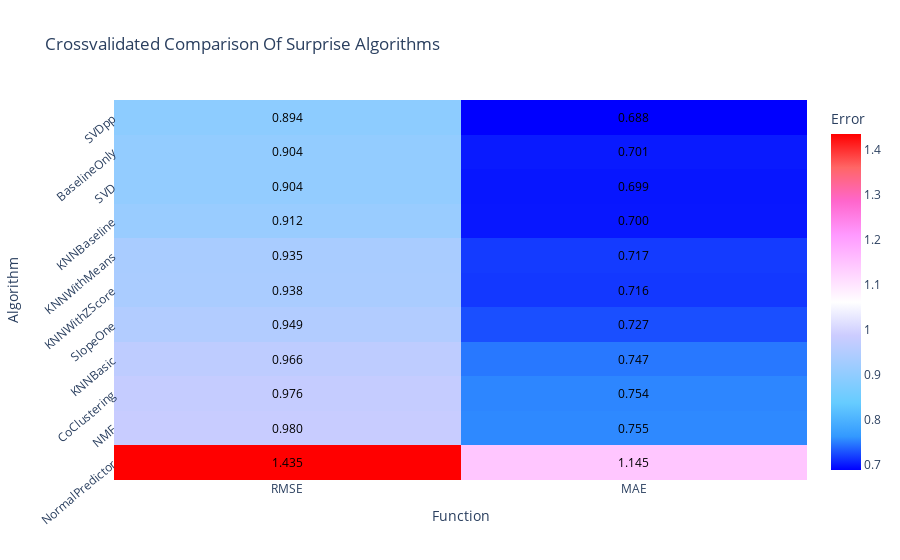

This figure's notebook cell:
### Code cell
# To create interactive plots
from plotly.offline import init_notebook_mode, plot, iplot
import plotly.graph_objs as go


# Store results
surprise_results = pd.DataFrame(benchmark).set_index('Algorithm').sort_values('test_rmse', ascending=False)

# Get data
data = surprise_results[['test_rmse', 'test_mae']]
grid = data.values

# Create axis labels
x_axis = [label.split('_')[1].upper() for label in data.columns.tolist()]
y_axis = data.index.tolist()

x_label = 'Function'
y_label = 'Algorithm'


# Get annotations and hovertext
hovertexts = []
annotations = []
for i, y_value in enumerate(y_axis):
    row = []
    for j, x_value in enumerate(x_axis):
        annotation = grid[i, j]
        row.append('Error: {:.3f}<br>{}: {}<br>{}: {}<br>Fit Time: {:.3f}s<br>Test Time: {:.3f}s'.format(annotation,
                                                                                                         y_label,
                                                                                                         y_value ,
                                                                                                         x_label,
                                                                                                         x_value,
                                                                                                         surprise_results.loc[y_value]['fit_time'],
                                                                                                         surprise_results.loc[y_value]['test_time']))
        annotations.append(dict(x=x_value, y=y_value, text='{:.3f}'.format(annotation), ax=0, ay=0, font=dict(color='#000000')))
    hovertexts.append(row)

# Create trace
trace = go.Heatmap(x = x_axis,
                   y = y_axis,
                   z = data.values,
                   text = hovertexts,
                   hoverinfo = 'text',
                   colorscale = 'Picnic',
                   colorbar = dict(title = 'Error'))

# Create layout
layout = go.Layout(title = 'Crossvalidated Comparison Of Surprise Algorithms',
                   xaxis = dict(title = x_label),
                   yaxis = dict(title = y_label,
                                tickangle = -40),
                   annotations = annotations)

# Create plot
fig = go.Figure(data=[trace], layout=layout)
iplot(fig)

### Figure 1 — Plotly figure (JSON) as saved in the notebook; plotly's stock layout.template omitted (floating-point values rounded to 4 significant figures)
{"data": [{"colorbar": {"title": {"text": "Error"}}, "colorscale": [[0, "rgb(0,0,255)"], [0.1, "rgb(51,153,255)"], [0.2, "rgb(102,204,255)"], [0.3, "rgb(153,204,255)"], [0.4, "rgb(204,204,255)"], [0.5, "rgb(255,255,255)"], [0.6, "rgb(255,204,255)"], [0.7, "rgb(255,153,255)"], [0.8, "rgb(255,102,204)"], [0.9, "rgb(255,102,102)"], [1, "rgb(255,0,0)"]], "hoverinfo": "text", "text": [["Error: 1.435<br>Algorithm: NormalPredictor<br>Function: RMSE<br>Fit Time: 0.024s<br>Test Time: 0.022s", "Error: 1.145<br>Algorithm: NormalPredictor<br>Function: MAE<br>Fit Time: 0.024s<br>Test Time: 0.022s"], ["Error: 0.980<br>Algorithm: NMF<br>Function: RMSE<br>Fit Time: 0.437s<br>Test Time: 0.093s", "Error: 0.755<br>Algorithm: NMF<br>Function: MAE<br>Fit Time: 0.437s<br>Test Time: 0.093s"], ["Error: 0.976<br>Algorithm: CoClustering<br>Function: RMSE<br>Fit Time: 0.489s<br>Test Time: 0.076s", "Error: 0.754<br>Algorithm: CoClustering<br>Function: MAE<br>Fit Time: 0.489s<br>Test Time: 0.076s"], ["Error: 0.966<br>Algorithm: KNNBasic<br>Function: RMSE<br>Fit Time: 0.033s<br>Test Time: 0.321s", "Error: 0.747<br>Algorithm: KNNBasic<br>Function: MAE<br>Fit Time: 0.033s<br>Test Time: 0.321s"], ["Error: 0.949<br>Algorithm: SlopeOne<br>Function: RMSE<br>Fit Time: 0.073s<br>Test Time: 0.194s", "Error: 0.727<br>Algorithm: SlopeOne<br>Function: MAE<br>Fit Time: 0.073s<br>Test Time: 0.194s"], ["Error: 0.938<br>Algorithm: KNNWithZScore<br>Function: RMSE<br>Fit Time: 0.068s<br>Test Time: 0.306s", "Error: 0.716<br>Algorithm: KNNWithZScore<br>Function: MAE<br>Fit Time: 0.068s<br>Test Time: 0.306s"], ["Error: 0.935<br>Algorithm: KNNWithMeans<br>Function: RMSE<br>Fit Time: 0.038s<br>Test Time: 0.269s", "Error: 0.717<br>Algorithm: KNNWithMeans<br>Function: MAE<br>Fit Time: 0.038s<br>Test Time: 0.269s"], ["Error: 0.912<br>Algorithm: KNNBaseline<br>Function: RMSE<br>Fit Time: 0.066s<br>Test Time: 0.315s", "Error: 0.700<br>Algorithm: KNNBaseline<br>Function: MAE<br>Fit Time: 0.066s<br>Test Time: 0.315s"], ["Error: 0.904<br>Algorithm: SVD<br>Function: RMSE<br>Fit Time: 0.265s<br>Test Time: 0.031s", "Error: 0.699<br>Algorithm: SVD<br>Function: MAE<br>Fit Time: 0.265s<br>Test Time: 0.031s"], ["Error: 0.904<br>Algorithm: BaselineOnly<br>Function: RMSE<br>Fit Time: 0.042s<br>Test Time: 0.015s", "Error: 0.701<br>Algorithm: BaselineOnly<br>Function: MAE<br>Fit Time: 0.042s<br>Test Time: 0.015s"], ["Error: 0.894<br>Algorithm: SVDpp<br>Function: RMSE<br>Fit Time: 1.994s<br>Test Time: 0.351s", "Error: 0.688<br>Algorithm: SVDpp<br>Function: MAE<br>Fit Time: 1.994s<br>Test Time: 0.351s"]], "type": "heatmap", "x": ["RMSE", "MAE"], "y": ["NormalPredictor", "NMF", "CoClustering", "KNNBasic", "SlopeOne", "KNNWithZScore", "KNNWithMeans", "KNNBaseline", "SVD", "BaselineOnly", "SVDpp"], "z": [[1.435, 1.145], [0.9804, 0.7553], [0.9761, 0.7536], [0.9659, 0.747], [0.9489, 0.727], [0.9379, 0.7156], [0.9352, 0.717], [0.9124, 0.6998], [0.9042, 0.699], [0.9035, 0.701], [0.8943, 0.6884]]}], "layout": {"annotations": [{"ax": 0, "ay": 0, "font": {"color": "#000000"}, "text": "1.435", "x": "RMSE", "y": "NormalPredictor"}, {"ax": 0, "ay": 0, "font": {"color": "#000000"}, "text": "1.145", "x": "MAE", "y": "NormalPredictor"}, {"ax": 0, "ay": 0, "font": {"color": "#000000"}, "text": "0.980", "x": "RMSE", "y": "NMF"}, {"ax": 0, "ay": 0, "font": {"color": "#000000"}, "text": "0.755", "x": "MAE", "y": "NMF"}, {"ax": 0, "ay": 0, "font": {"color": "#000000"}, "text": "0.976", "x": "RMSE", "y": "CoClustering"}, {"ax": 0, "ay": 0, "font": {"color": "#000000"}, "text": "0.754", "x": "MAE", "y": "CoClustering"}, {"ax": 0, "ay": 0, "font": {"color": "#000000"}, "text": "0.966", "x": "RMSE", "y": "KNNBasic"}, {"ax": 0, "ay": 0, "font": {"color": "#000000"}, "text": "0.747", "x": "MAE", "y": "KNNBasic"}, {"ax": 0, "ay": 0, "font": {"color": "#000000"}, "text": "0.949", "x": "RMSE", "y": "SlopeOne"}, {"ax": 0, "ay": 0, "font": {"color": "#000000"}, "text": "0.727", "x": "MAE", "y": "SlopeOne"}, {"ax": 0, "ay": 0, "font": {"color": "#000000"}, "text": "0.938", "x": "RMSE", "y": "KNNWithZScore"}, {"ax": 0, "ay": 0, "font": {"color": "#000000"}, "text": "0.716", "x": "MAE", "y": "KNNWithZScore"}, {"ax": 0, "ay": 0, "font": {"color": "#000000"}, "text": "0.935", "x": "RMSE", "y": "KNNWithMeans"}, {"ax": 0, "ay": 0, "font": {"color": "#000000"}, "text": "0.717", "x": "MAE", "y": "KNNWithMeans"}, {"ax": 0, "ay": 0, "font": {"color": "#000000"}, "text": "0.912", "x": "RMSE", "y": "KNNBaseline"}, {"ax": 0, "ay": 0, "font": {"color": "#000000"}, "text": "0.700", "x": "MAE", "y": "KNNBaseline"}, {"ax": 0, "ay": 0, "font": {"color": "#000000"}, "text": "0.904", "x": "RMSE", "y": "SVD"}, {"ax": 0, "ay": 0, "font": {"color": "#000000"}, "text": "0.699", "x": "MAE", "y": "SVD"}, {"ax": 0, "ay": 0, "font": {"color": "#000000"}, "text": "0.904", "x": "RMSE", "y": "BaselineOnly"}, {"ax": 0, "ay": 0, "font": {"color": "#000000"}, "text": "0.701", "x": "MAE", "y": "BaselineOnly"}, {"ax": 0, "ay": 0, "font": {"color": "#000000"}, "text": "0.894", "x": "RMSE", "y": "SVDpp"}, {"ax": 0, "ay": 0, "font": {"color": "#000000"}, "text": "0.688", "x": "MAE", "y": "SVDpp"}], "title": {"text": "Crossvalidated Comparison Of Surprise Algorithms"}, "xaxis": {"title": {"text": "Function"}}, "yaxis": {"tickangle": -40, "title": {"text": "Algorithm"}}}}
